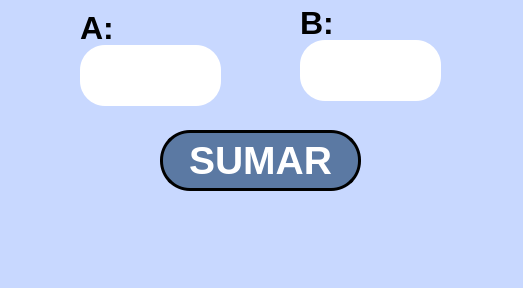
<?xml version="1.0" encoding="UTF-8"?>
<ui version="4.0">
 <class>MainWindow</class>
 <widget class="QMainWindow" name="MainWindow">
  <property name="geometry">
   <rect>
    <x>0</x>
    <y>0</y>
    <width>523</width>
    <height>288</height>
   </rect>
  </property>
  <property name="windowTitle">
   <string>MainWindow</string>
  </property>
  <property name="styleSheet">
   <string notr="true">background-color: rgb(200, 216, 255);</string>
  </property>
  <widget class="QWidget" name="centralwidget">
   <widget class="QPushButton" name="btn_sumar">
    <property name="geometry">
     <rect>
      <x>160</x>
      <y>130</y>
      <width>201</width>
      <height>61</height>
     </rect>
    </property>
    <property name="font">
     <font>
      <pointsize>29</pointsize>
      <bold>true</bold>
     </font>
    </property>
    <property name="styleSheet">
     <string notr="true">background-color: rgb(91, 121, 163);
color: rgb(255, 255, 255);
border-radius: 30px;
border: 3px solid black;

</string>
    </property>
    <property name="text">
     <string>SUMAR</string>
    </property>
   </widget>
   <widget class="QLineEdit" name="txt_A">
    <property name="geometry">
     <rect>
      <x>80</x>
      <y>45</y>
      <width>141</width>
      <height>61</height>
     </rect>
    </property>
    <property name="font">
     <font>
      <pointsize>40</pointsize>
      <bold>true</bold>
     </font>
    </property>
    <property name="styleSheet">
     <string notr="true">background-color: rgb(255, 255, 255);
border-radius:25px;
</string>
    </property>
    <property name="text">
     <string/>
    </property>
    <property name="alignment">
     <set>Qt::AlignCenter</set>
    </property>
   </widget>
   <widget class="QLabel" name="label">
    <property name="geometry">
     <rect>
      <x>80</x>
      <y>10</y>
      <width>121</width>
      <height>31</height>
     </rect>
    </property>
    <property name="text">
     <string>&lt;html&gt;&lt;head/&gt;&lt;body&gt;&lt;p&gt;&lt;span style=&quot; font-size:24pt; font-weight:700;&quot;&gt;A:&lt;/span&gt;&lt;/p&gt;&lt;/body&gt;&lt;/html&gt;</string>
    </property>
   </widget>
   <widget class="QLabel" name="label_2">
    <property name="geometry">
     <rect>
      <x>300</x>
      <y>5</y>
      <width>121</width>
      <height>31</height>
     </rect>
    </property>
    <property name="text">
     <string>&lt;html&gt;&lt;head/&gt;&lt;body&gt;&lt;p&gt;&lt;span style=&quot; font-size:24pt; font-weight:700;&quot;&gt;B:&lt;/span&gt;&lt;/p&gt;&lt;/body&gt;&lt;/html&gt;</string>
    </property>
   </widget>
   <widget class="QLineEdit" name="txt_B">
    <property name="geometry">
     <rect>
      <x>300</x>
      <y>40</y>
      <width>141</width>
      <height>61</height>
     </rect>
    </property>
    <property name="font">
     <font>
      <pointsize>40</pointsize>
      <bold>true</bold>
     </font>
    </property>
    <property name="styleSheet">
     <string notr="true">background-color: rgb(255, 255, 255);
border-radius:25px;
</string>
    </property>
    <property name="text">
     <string/>
    </property>
    <property name="alignment">
     <set>Qt::AlignCenter</set>
    </property>
   </widget>
  </widget>
  <widget class="QMenuBar" name="menubar">
   <property name="geometry">
    <rect>
     <x>0</x>
     <y>0</y>
     <width>523</width>
     <height>24</height>
    </rect>
   </property>
  </widget>
  <widget class="QStatusBar" name="statusbar"/>
 </widget>
 <resources/>
 <connections/>
</ui>
